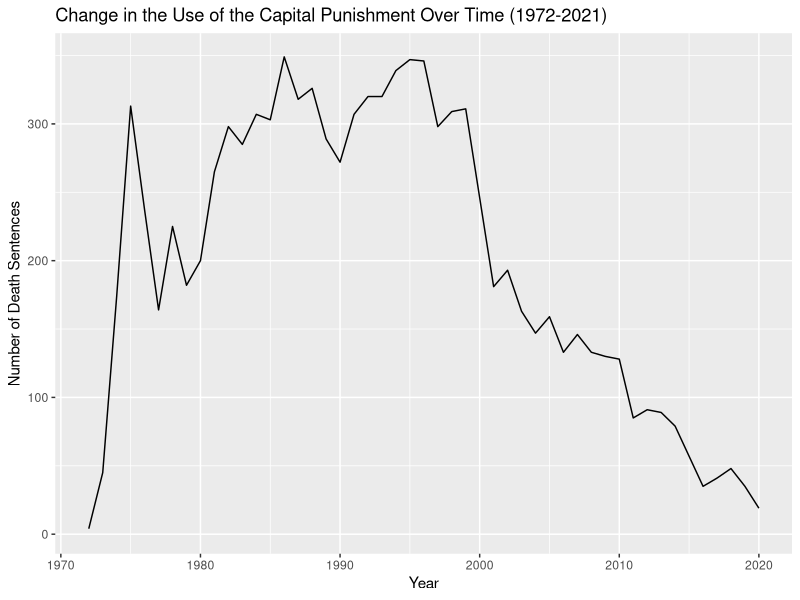
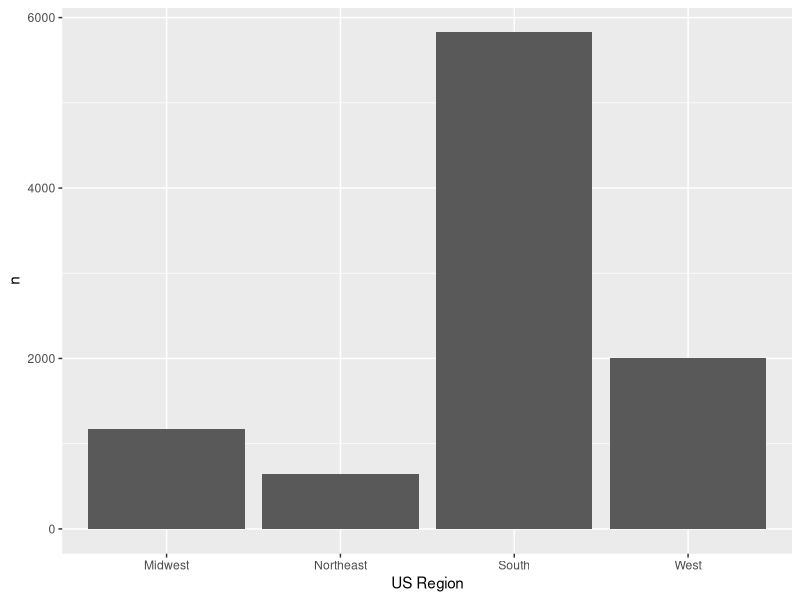

These charts were generated, in order, by the following R code:
## ---- chunk 1
library(tidyverse)
library(ggplot2)
## ---- chunk 2
deathsentence <- read.csv("Death-Sentences-in-the-United-States-Since-1972-as-of-January-1-2021.csv")



time_graph <- deathsentence |>
  group_by(Year)|>
  summarize(n=n())|>
  ggplot(mapping = aes(x = Year, y = n)) +
  geom_line() +
  labs (x = "Year", y = "Number of Death Sentences",
        title = "Change in the Use of the Capital Punishment Over Time (1972-2021)")

time_graph

deathsentence <- deathsentence |>
  mutate(region = case_when(
    State.Abbreviation %in% c("CT","ME","MA","NH","RI","VT","NJ","NY","PA", "DE") ~ "Northeast",
    State.Abbreviation %in% c("IL","IN","MI","OH","WI", "IO","KA","MN","NE","ND","SD", "MO") ~ "Midwest",
    State.Abbreviation %in% c("FL","GA","MD","NC", "SC", "VA", "WV", "Federal", "AL","KT","MS","TN","AR","LA","OK","TX") ~ "South",
    State.Abbreviation %in% c("AZ","CO","ID","MT","NV","NM","UT","WY","AK","CA","HA","OR","WA") ~ "West"
  )) 
       
region_graph <- deathsentence |>
  group_by(region) |>
  drop_na() |>
  summarize(n=n()) |>
  ggplot(mapping = aes(x=region, y = n))+
  geom_col() +
  labs(x = "US Region", "Number of Death Sentences Since 1972")

region_graph
